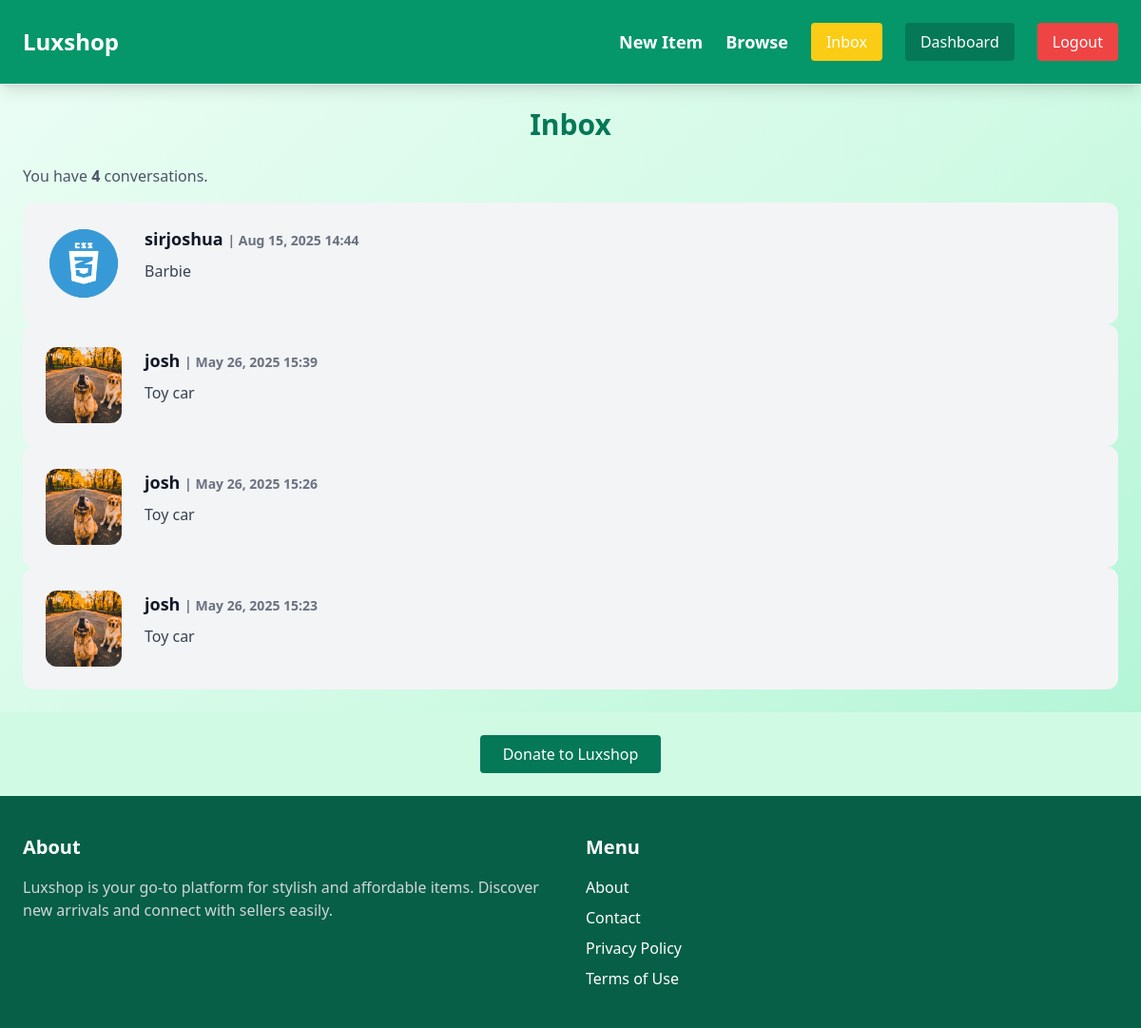
The page /inbox/ (signed in) on the database its author committed.
### conversation/models.py (models this page shows)
class Conversation(models.Model):
   item = models.ForeignKey(Item, related_name='conversations', on_delete=models.CASCADE)
   members = models.ManyToManyField(User, related_name='conversations')
   created_at = models.DateTimeField(auto_now_add=True)
   modified_at = models.DateTimeField(auto_now_add=True)
   class Meta:
      ordering = ('-modified_at',)

### item/models.py (models this page shows, shortened)
class Item(models.Model):
   category = models.ForeignKey(Category, related_name='items', on_delete=models.CASCADE)
   name = models.CharField(max_length=225)
   description = models.TextField(blank=True, null=True)
   price = models.FloatField()
   image = models.ImageField(upload_to='item_images',blank=True, null=True)
   is_sold = models.BooleanField(default=False)
   created_by = models.ForeignKey(User, related_name='items', on_delete=models.CASCADE)
   created_at = models.DateTimeField(auto_now_add=True)

### conversation/views.py (the view)
# urls.py: path('', views.inbox, name='inbox'),
@login_required
def inbox(request):
    conversations = Conversation.objects.filter(members__in=[request.user.id])
    return render(request, 'conversation/inbox.html', {
        'conversations': conversations
    })

### core/context_processors.py (called while the page is built)
def unread_message_count(request):
    if request.user.is_authenticated:
        count = ConversationMessage.objects.filter(
            conversation__members=request.user,  # belongs to a conversation I’m in
            is_read=False                        # not read yet
        ).exclude(
            created_by=request.user              # don’t count my own messages
        ).count()
        return {'unread_message_count': count}
    return {}

### conversation/templates/conversation/inbox.html (shortened to what this page needs)
{% extends 'core/base.html' %}
{% block content %}
    <h1 class="text-3xl font-bold text-emerald-700 mb-6 text-center">Inbox</h1>
    {% if conversations %}
        <p class="mb-4 text-gray-600">
            You have <span class="font-semibold">{{ conversations.count }}</span> conversation{{ conversations.count|pluralize }}.
        </p>
        <div class="space-y-6">
            {% for conversation in conversations %}
                <a href="{% url 'conversation:detail' conversation.id %}">
                    <div class="p-6 flex bg-gray-100 rounded-xl hover:bg-gray-200 transition">
                        <div class="pr-6">
                            <img src="{{ conversation.item.image.url }}" class="w-20 h-20 object-cover rounded-xl">
                        </div>
                        <div>
                            {% for member in conversation.members.all %}
                                {% if member != request.user %}
                                    <p class="mb-2 text-lg font-semibold">
                                        {{ member.username }}
                                        <span class="text-sm text-gray-500">| {{ conversation.modified_at|date:"M d, Y H:i" }}</span>
                                    </p>
                                    <p class="text-gray-700">{{ conversation.item.name }}</p>
                                {% endif %}
                            {% endfor %}
                        </div>
                    </div>
                </a>
            {% endfor %}
        </div>
    {% endif %}
{% endblock %}

### rows shown on the page
Conversation: item.image (picture), modified_at "Aug 15, 2025 14:44", item.name "Barbie"
Conversation: item.image (picture), modified_at "May 26, 2025 15:39", item.name "Toy car"
Conversation: item.image (picture), modified_at "May 26, 2025 15:26", item.name "Toy car"
Conversation: item.image (picture), modified_at "May 26, 2025 15:23", item.name "Toy car"

### other values the page prints
{{ conversations.count }} "4"
{{ member.username }} "sirjoshua"
{{ member.username }} "josh"
